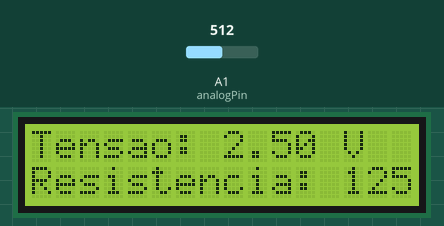
This sketch was run on a simulated Arduino Uno, built with avr-gcc and run on an emulated ATmega328P. Shown: 16×2 character LCD. Inputs (shaded band) come from the test bench; at power-on: A1 (analogPin) = 512.

Above: at 1.2 s.
1.3 s: A1 (analogPin) set to 716
At 2.9 s:
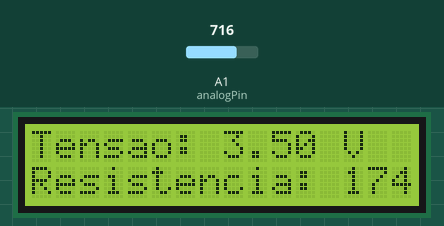
3.5 s: A1 (analogPin) set to 900
At 5.0 s:
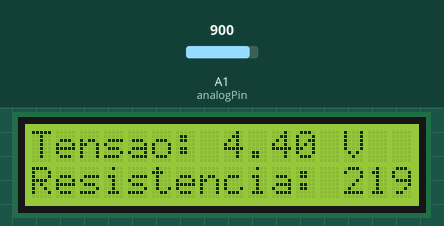
5.6 s: A1 (analogPin) set to 1023
At 7.1 s:
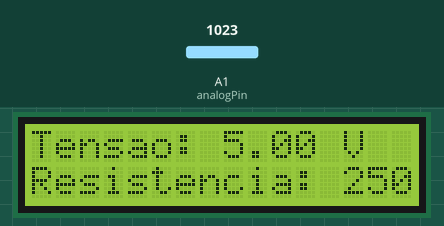
Timing chart, 0 to 8.6 s (numbered marks = the images above; inputs shaded):
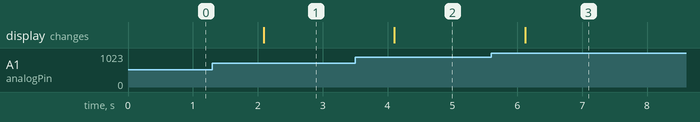

Measured:
- after the input at 1.3 s, the display: changes after 0.79 s (image 1)
- after the input at 3.5 s, the display: changes after 0.61 s (image 2)
- after the input at 5.6 s, the display: changes after 0.52 s (image 3)

The sketch:

terrific_snaget1.ino
```cpp
#include <LiquidCrystal.h>

LiquidCrystal lcd(12, 11, 5, 4, 3, 2);
const int analogPin = A1;
const float referenceVoltage = 5.0;

void setup() {
  lcd.begin(16, 2);
  lcd.print("Resistencia:");
}

void loop() {

  int rawValue = analogRead(analogPin);

  float voltage = (rawValue / 1023.0) * referenceVoltage;

  float current = 0.02;


  float resistance = voltage / current;

  lcd.clear();


  lcd.setCursor(0, 0);
  lcd.print("Tensao: ");
  lcd.print(voltage, 2);
  lcd.print(" V");


  lcd.setCursor(0, 1);
  lcd.print("Resistencia: ");
  lcd.print(resistance, 2);
  lcd.print(" ohms");

  delay(1000);
}
```
